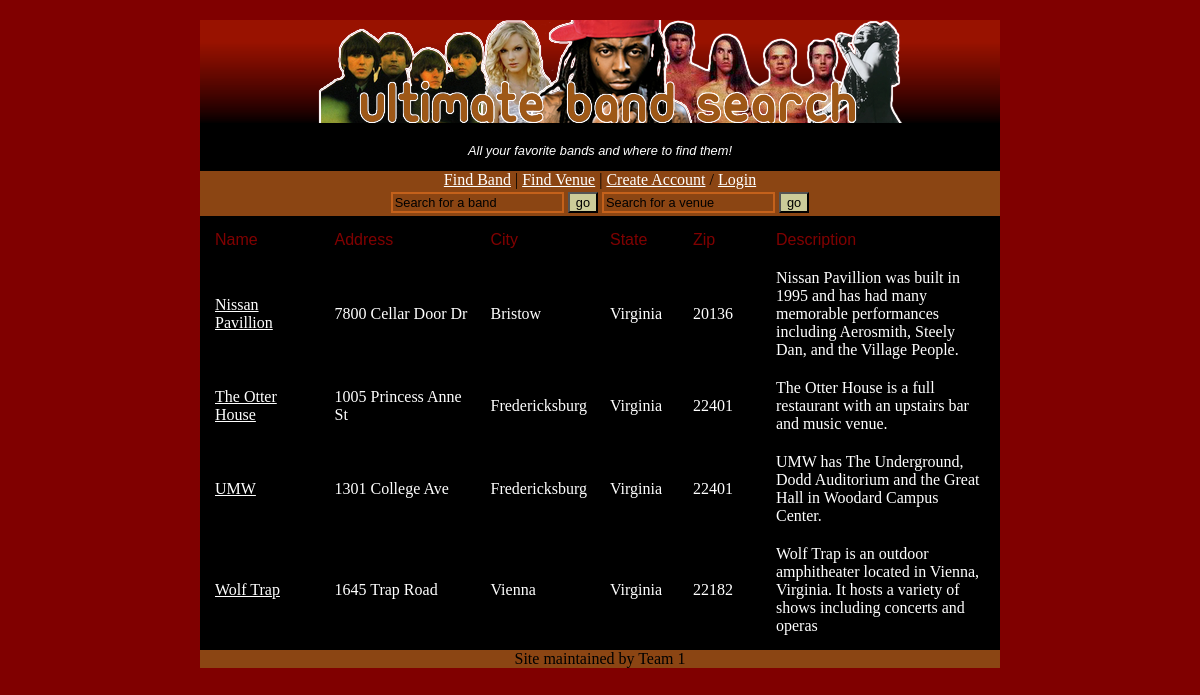
The app's page /searchVenue.php with its own data.
### tables this page shows
CREATE TABLE IF NOT EXISTS `venues` (`venueid` smallint(6) NOT NULL AUTO_INCREMENT, `name` varchar(50) NOT NULL, INDEX (name), `picture` varchar(50) NOT NULL, `address` varchar(30) NOT NULL, `city` varchar(50) NOT NULL, `state` varchar(50) NOT NULL, `zip` INT NOT NULL, `description` BLOB NOT NULL, `userid` smallint(6) NOT NULL, PRIMARY KEY (`venueid`));

### searchVenue.php (the view, shortened to what this page needs)
<!DOCTYPE html PUBLIC "-//W3C//DTD XHTML 1.0 Transitional//EN"
  "http://www.w3.org/TR/xhtml1/DTD/xhtml1-transitional.dtd">
<html xmlns="http://www.w3.org/1999/xhtml" xml:lang="en" lang="en">
<head>
  <link rel="stylesheet" type="text/css" href="style.css" />
</head>
<body>
<div id="wrap">
	<div id="main">
		<?php
		include "dbconnect.php";
		$search = mysqli_real_escape_string($db, trim($_POST['searchV']));
		$query ="SELECT * FROM venues WHERE (city) = '$search' or (state) = '$search'  or (name) like '%$search%'  or (address) like '%$search%' ORDER BY name";
		$result=mysqli_query($db, $query)
			or die("Error Querying Database");
		?>
		<table width="800" cellpadding="5" cellspacing="10">
			<tr>
				<td width="15%"><tableheader>Name</tableheader></td>
				<td width="20%"><tableheader>Address</tableheader></td>
				<td width="15%"><tableheader>City</tableheader></td>
				<td width="10%"><tableheader>State</tableheader></td>
				<td width="10%"><tableheader>Zip</tableheader></td>
				<td width="30%"><tableheader>Description</tableheader></td>
			</tr>
			<?php
			while ($row = mysqli_fetch_array($result)) {
				$id=$row['venueid'];
				$name=$row['name'];
				$address=$row['address'];
				$city=$row['city'];
				$state=$row['state'];
				$zip = $row['zip'];
				$description = $row['description'];
				echo "<tr><td><a href=\"venue.php?id=$id\">$name</a></td><td>$address</td><td>$city</td><td>$state</td><td>$zip</td><td>$description</td></tr>\n";
			}
			?>
		</table>
	</div>
</div>
</body>
</html>

### style.css (style rules this page uses)
body { padding: 0; margin: 0; background: #800000; color: #000; }
#wrap { width: 800px; margin: 0 auto; background: #000000; }
#header { margin-left:auto; margin-right:auto; margin-top: 10px; width:800px; background: #cc9; background-repeat: no-repeat; background-position: top center; text-align: center; }
#header2 { background: #000000; text-align: center; }
#toolbar { margin-top: 10px; margin-right: auto; margin-left: auto; background: #8b4513; text-align: center; }
#main { float: left; width: 800px; text-align: left; background-color: #000000; color: #ffffff; }
#footer { clear: both; background: #8b4513; margin-bottom: 10px; text-align: center; }
#searchV { background-color:#8b4513; border-color:#C4611B; border-style:solid; }
#searchB { background-color:#8b4513; border-color:#C4611B; border-style:solid; }
a:link { color: #ffffff; text-decoration: underline; }
h1 { color: #7fff00; background-color: transparent; font-family: "Gill Sans Ultra Bold", "Lucida Grande", Sans-Serif; font-size: 30px; }
tableHeader { color: #800000; background-color: transparent; font-family: "Gill Sans Ultra Bold", "Lucinda Grande", Sans-Serif; }
p { color: #ffffff; background-color: transparent; font-family: "Lucida Sans Unicode", "Lucida Grande", Sans-Serif; font-size: 0.8em; }
input { color: #000000; background-color: #CCCC99; font-family: "Lucida Sans Unicode", "Lucida Grande", Sans-Serif; font-size: 0.8em; }

### records on screen
venues: name "Nissan Pavillion", address "7800 Cellar Door Dr", city "Bristow", state "Virginia", zip "20136", description "Nissan Pavillion was built in 1995 and has had many memorable performances including Aerosmith, Steely Dan, and the Village People."
venues: name "The Otter House", address "1005 Princess Anne St", city "Fredericksburg", state "Virginia", zip "22401", description "The Otter House is a full restaurant with an upstairs bar and music venue."
venues: name "UMW", address "1301 College Ave", city "Fredericksburg", state "Virginia", zip "22401", description "UMW has The Underground, Dodd Auditorium and the Great Hall in Woodard Campus Center."
venues: name "Wolf Trap", address "1645 Trap Road", city "Vienna", state "Virginia", zip "22182", description "Wolf Trap is an outdoor amphitheater located in Vienna, Virginia. It hosts a variety of shows including concerts and operas"
